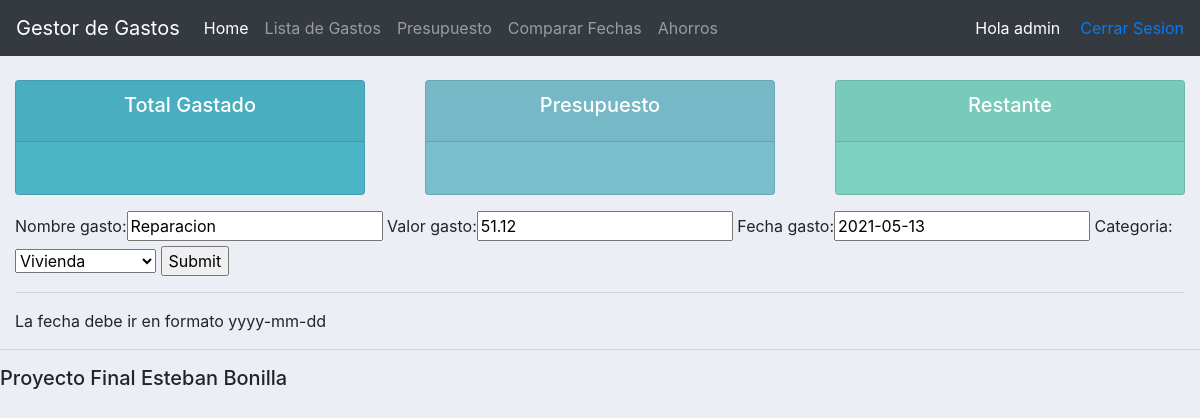
Screenshot of /actualizar_gasto/1/ (signed in) with the database file from the repository.
### accounts/models.py (models this page shows, shortened)
class Gasto(models.Model):
    nombre_gasto = models.CharField(max_length=200, null=True)
    valor_gasto = models.DecimalField(max_digits=8, decimal_places=2,validators=[MinValueValidator(0.01)] ,null=True)
    fecha_gasto = models.DateField(auto_now_add=False, null= True)
    categoria = models.ForeignKey(Categoria,null=True, on_delete=models.SET_NULL)

### accounts/views.py (the view)
# urls.py: path('actualizar_gasto/<str:pk>/',views.actualizarGasto, name='actualizar_gasto'),
@login_required(login_url='login')
def actualizarGasto(request, pk):
    gasto = Gasto.objects.get(id=pk)
    form = GastoForm(instance=gasto)
    if request.method == 'POST':
        form = GastoForm(request.POST, instance=gasto)
        if form.is_valid():
            form.save()
            return redirect('/')
    context = {'form':form}
    return render(request, 'accounts/gastos_form.html', context)

### accounts/forms.py
class GastoForm(ModelForm):
    class Meta:
        model = Gasto
        fields = ['nombre_gasto', 'valor_gasto', 'fecha_gasto', 'categoria']

### accounts/models.py (called while the page is built)
    def __str__(self):
        return self.nombre_categoria

### accounts/templates/accounts/gastos_form.html (shortened to what this page needs)
{% extends 'accounts/main.html' %}
{% load static %}
{% block content %}
<form action="" method="POST">
    {{form}}
    <input type="submit" name="Submit">
    <hr>
    <span>La fecha debe ir en formato yyyy-mm-dd </span>
</form>
{% endblock %}

### accounts/templates/accounts/navbar.html (shortened to what this page needs)
{% load static %}
<nav class="navbar navbar-expand-lg navbar-dark bg-dark">
    <a class="navbar-brand" href={% url 'home' %}>Gestor de Gastos</a>
    <div class="collapse navbar-collapse" id="navbarNavAltMarkup">
      <div class="navbar-nav">
        <a class="nav-item nav-link active" href="/">Home <span class="sr-only">(current)</span></a>
        <a class="nav-link" href= {% url 'product' %}>Lista de Gastos</a>
        <a class="nav-link" href="#">Presupuesto</a>
        <a class="nav-link" href={% url 'comparar' %}>Comparar Fechas</a>
        <a class="nav-link" href={% url 'ahorros' %}>Ahorros</a>
      </div>
    </div>
    <span id ="hello-msg"> Hola {{request.user}}</span>
    <span> <a href="{% url 'logout' %}">Cerrar Sesion</a></span>
  </nav>

### static/css/main.css (style rules this page uses)
body { background-color: #ebeff5; }

### accounts/templates/accounts/navbar.html (style rules this page uses)
#hello-msg { color: white; margin-right: 20px; }

### rows the page displays
Gasto: nombre_gasto "Reparacion", valor_gasto "51.12", fecha_gasto "2021-05-13", categoria "Vivienda"

### other values shown
{{ request.user }} "admin"
